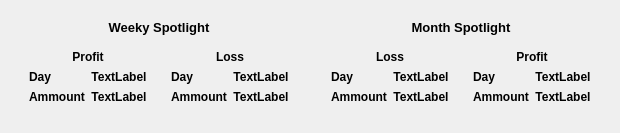
                 <widget class="QWidget" name="widget_16" native="true">
                  <layout class="QHBoxLayout" name="horizontalLayout_58">
                   <item>
                    <widget class="QWidget" name="widget" native="true">
                     <layout class="QHBoxLayout" name="horizontalLayout_26">
                      <item>
                       <layout class="QVBoxLayout" name="verticalLayout_15">
                        <item>
                         <widget class="QLabel" name="weeklyspotlightlabel">
                          <property name="font">
                           <font>
                            <pointsize>10</pointsize>
                            <bold>true</bold>
                           </font>
                          </property>
                          <property name="text">
                           <string>Weeky Spotlight</string>
                          </property>
                          <property name="alignment">
                           <set>Qt::AlignCenter</set>
                          </property>
                         </widget>
                        </item>
                        <item>
                         <layout class="QHBoxLayout" name="horizontalLayout_22">
                          <item>
                           <widget class="QWidget" name="widget_9" native="true">
                            <layout class="QHBoxLayout" name="horizontalLayout_41">
                             <item>
                              <layout class="QVBoxLayout" name="verticalLayout_17">
                               <item>
                                <widget class="QLabel" name="weeklybuylabel">
                                 <property name="font">
                                  <font>
                                   <bold>true</bold>
                                  </font>
                                 </property>
                                 <property name="text">
                                  <string>Profit</string>
                                 </property>
                                 <property name="alignment">
                                  <set>Qt::AlignCenter</set>
                                 </property>
                                </widget>
                               </item>
                               <item>
                                <layout class="QHBoxLayout" name="horizontalLayout_28">
                                 <item>
                                  <widget class="QLabel" name="weekyprofdaylabel">
                                   <property name="font">
                                    <font>
                                     <bold>true</bold>
                                    </font>
                                   </property>
                                   <property name="text">
                                    <string>Day</string>
                                   </property>
                                   <property name="alignment">
                                    <set>Qt::AlignLeading|Qt::AlignLeft|Qt::AlignVCenter</set>
                                   </property>
                                  </widget>
                                 </item>
                                 <item>
                                  <widget class="QLabel" name="flweekyprofday">
                                   <property name="font">
                                    <font>
                                     <bold>true</bold>
                                    </font>
                                   </property>
                                   <property name="text">
                                    <string>TextLabel</string>
                                   </property>
                                   <property name="alignment">
                                    <set>Qt::AlignCenter</set>
                                   </property>
                                  </widget>
                                 </item>
                                </layout>
                               </item>
                               <item>
                                <layout class="QHBoxLayout" name="horizontalLayout_29">
                                 <item>
                                  <widget class="QLabel" name="weeklyprofammountlabel">
                                   <property name="font">
                                    <font>
                                     <bold>true</bold>
                                    </font>
                                   </property>
                                   <property name="text">
                                    <string>Ammount</string>
                                   </property>
                                   <property name="alignment">
                                    <set>Qt::AlignLeading|Qt::AlignLeft|Qt::AlignVCenter</set>
                                   </property>
                                  </widget>
                                 </item>
                                 <item>
                                  <widget class="QLabel" name="flweeklyprofammount">
                                   <property name="font">
                                    <font>
                                     <bold>true</bold>
                                    </font>
                                   </property>
                                   <property name="text">
                                    <string>TextLabel</string>
                                   </property>
                                   <property name="alignment">
                                    <set>Qt::AlignCenter</set>
                                   </property>
                                  </widget>
                                 </item>
                                </layout>
                               </item>
                              </layout>
                             </item>
                            </layout>
                           </widget>
                          </item>
                          <item>
                           <widget class="QWidget" name="widget_2" native="true">
                            <layout class="QHBoxLayout" name="horizontalLayout_23">
                             <item>
                              <layout class="QVBoxLayout" name="verticalLayout_16">
                               <item>
                                <widget class="QLabel" name="weelylosslabel">
                                 <property name="font">
                                  <font>
                                   <bold>true</bold>
                                  </font>
                                 </property>
                                 <property name="text">
                                  <string>Loss</string>
                                 </property>
                                 <property name="alignment">
                                  <set>Qt::AlignCenter</set>
                                 </property>
                                </widget>
                               </item>
                               <item>
                                <layout class="QHBoxLayout" name="horizontalLayout_24">
                                 <item>
                                  <widget class="QLabel" name="weekylossdaylabel">
                                   <property name="font">
                                    <font>
                                     <bold>true</bold>
                                    </font>
                                   </property>
                                   <property name="text">
                                    <string>Day</string>
                                   </property>
                                   <property name="alignment">
                                    <set>Qt::AlignLeading|Qt::AlignLeft|Qt::AlignVCenter</set>
                                   </property>
                                  </widget>
                                 </item>
                                 <item>
                                  <widget class="QLabel" name="flweekylossday">
                                   <property name="font">
                                    <font>
                                     <bold>true</bold>
                                    </font>
                                   </property>
                                   <property name="text">
                                    <string>TextLabel</string>
                                   </property>
                                   <property name="alignment">
                                    <set>Qt::AlignCenter</set>
                                   </property>
                                  </widget>
                                 </item>
                                </layout>
                               </item>
                               <item>
                                <layout class="QHBoxLayout" name="horizontalLayout_25">
                                 <item>
                                  <widget class="QLabel" name="weeklylossammountlabel">
                                   <property name="font">
                                    <font>
                                     <bold>true</bold>
                                    </font>
                                   </property>
                                   <property name="text">
                                    <string>Ammount</string>
                                   </property>
                                   <property name="alignment">
                                    <set>Qt::AlignLeading|Qt::AlignLeft|Qt::AlignVCenter</set>
                                   </property>
                                  </widget>
                                 </item>
                                 <item>
                                  <widget class="QLabel" name="flweeklylossammount">
                                   <property name="font">
                                    <font>
                                     <bold>true</bold>
                                    </font>
                                   </property>
                                   <property name="text">
                                    <string>TextLabel</string>
                                   </property>
                                   <property name="alignment">
                                    <set>Qt::AlignCenter</set>
                                   </property>
                                  </widget>
                                 </item>
                                </layout>
                               </item>
                              </layout>
                             </item>
                            </layout>
                           </widget>
                          </item>
                         </layout>
                        </item>
                       </layout>
                      </item>
                     </layout>
                    </widget>
                   </item>
                   <item>
                    <widget class="QWidget" name="widget_8" native="true">
                     <layout class="QHBoxLayout" name="horizontalLayout_21">
                      <item>
                       <layout class="QVBoxLayout" name="verticalLayout_19">
                        <item>
                         <widget class="QLabel" name="monthlyspotlightlabel">
                          <property name="font">
                           <font>
                            <pointsize>10</pointsize>
                            <bold>true</bold>
                           </font>
                          </property>
                          <property name="text">
                           <string>Month Spotlight</string>
                          </property>
                          <property name="alignment">
                           <set>Qt::AlignCenter</set>
                          </property>
                         </widget>
                        </item>
                        <item>
                         <layout class="QHBoxLayout" name="horizontalLayout_20">
                          <item>
                           <widget class="QWidget" name="widget_12" native="true">
                            <layout class="QHBoxLayout" name="horizontalLayout_33">
                             <item>
                              <layout class="QVBoxLayout" name="verticalLayout_22">
                               <item>
                                <widget class="QLabel" name="monthlosslabel">
                                 <property name="font">
                                  <font>
                                   <bold>true</bold>
                                  </font>
                                 </property>
                                 <property name="text">
                                  <string>Loss</string>
                                 </property>
                                 <property name="alignment">
                                  <set>Qt::AlignCenter</set>
                                 </property>
                                </widget>
                               </item>
                               <item>
                                <layout class="QHBoxLayout" name="horizontalLayout_34">
                                 <item>
                                  <widget class="QLabel" name="monthlossdaylabel">
                                   <property name="font">
                                    <font>
                                     <bold>true</bold>
                                    </font>
                                   </property>
                                   <property name="text">
                                    <string>Day</string>
                                   </property>
                                   <property name="alignment">
                                    <set>Qt::AlignLeading|Qt::AlignLeft|Qt::AlignVCenter</set>
                                   </property>
                                  </widget>
                                 </item>
                                 <item>
                                  <widget class="QLabel" name="flmonthlossday">
                                   <property name="font">
                                    <font>
                                     <bold>true</bold>
                                    </font>
                                   </property>
                                   <property name="text">
                                    <string>TextLabel</string>
                                   </property>
                                   <property name="alignment">
                                    <set>Qt::AlignCenter</set>
                                   </property>
                                  </widget>
                                 </item>
                                </layout>
                               </item>
                               <item>
                                <layout class="QHBoxLayout" name="horizontalLayout_35">
                                 <item>
                                  <widget class="QLabel" name="monthlossammountlabel">
                                   <property name="font">
                                    <font>
                                     <bold>true</bold>
                                    </font>
                                   </property>
                                   <property name="text">
                                    <string>Ammount</string>
                                   </property>
                                   <property name="alignment">
                                    <set>Qt::AlignLeading|Qt::AlignLeft|Qt::AlignVCenter</set>
                                   </property>
                                  </widget>
                                 </item>
                                 <item>
                                  <widget class="QLabel" name="flmonthlossammount">
                                   <property name="font">
                                    <font>
                                     <bold>true</bold>
                                    </font>
                                   </property>
                                   <property name="text">
                                    <string>TextLabel</string>
                                   </property>
                                   <property name="alignment">
                                    <set>Qt::AlignCenter</set>
                                   </property>
                                  </widget>
                                 </item>
                                </layout>
                               </item>
                              </layout>
                             </item>
                            </layout>
                           </widget>
                          </item>
                          <item>
                           <widget class="QWidget" name="widget_11" native="true">
                            <layout class="QHBoxLayout" name="horizontalLayout_30">
                             <item>
                              <layout class="QVBoxLayout" name="verticalLayout_21">
                               <item>
                                <widget class="QLabel" name="montbuylabel">
                                 <property name="font">
                                  <font>
                                   <bold>true</bold>
                                  </font>
                                 </property>
                                 <property name="text">
                                  <string>Profit</string>
                                 </property>
                                 <property name="alignment">
                                  <set>Qt::AlignCenter</set>
                                 </property>
                                </widget>
                               </item>
                               <item>
                                <layout class="QHBoxLayout" name="horizontalLayout_31">
                                 <item>
                                  <widget class="QLabel" name="montprofdaylabel_2">
                                   <property name="font">
                                    <font>
                                     <bold>true</bold>
                                    </font>
                                   </property>
                                   <property name="text">
                                    <string>Day</string>
                                   </property>
                                   <property name="alignment">
                                    <set>Qt::AlignLeading|Qt::AlignLeft|Qt::AlignVCenter</set>
                                   </property>
                                  </widget>
                                 </item>
                                 <item>
                                  <widget class="QLabel" name="flmontprofday">
                                   <property name="font">
                                    <font>
                                     <bold>true</bold>
                                    </font>
                                   </property>
                                   <property name="text">
                                    <string>TextLabel</string>
                                   </property>
                                   <property name="alignment">
                                    <set>Qt::AlignCenter</set>
                                   </property>
                                  </widget>
                                 </item>
                                </layout>
                               </item>
                               <item>
                                <layout class="QHBoxLayout" name="horizontalLayout_32">
                                 <item>
                                  <widget class="QLabel" name="monthprofammountlabel">
                                   <property name="font">
                                    <font>
                                     <bold>true</bold>
                                    </font>
                                   </property>
                                   <property name="text">
                                    <string>Ammount</string>
                                   </property>
                                   <property name="alignment">
                                    <set>Qt::AlignLeading|Qt::AlignLeft|Qt::AlignVCenter</set>
                                   </property>
                                  </widget>
                                 </item>
                                 <item>
                                  <widget class="QLabel" name="flmonthprofammount">
                                   <property name="font">
                                    <font>
                                     <bold>true</bold>
                                    </font>
                                   </property>
                                   <property name="text">
                                    <string>TextLabel</string>
                                   </property>
                                   <property name="alignment">
                                    <set>Qt::AlignCenter</set>
                                   </property>
                                  </widget>
                                 </item>
                                </layout>
                               </item>
                              </layout>
                             </item>
                            </layout>
                           </widget>
                          </item>
                         </layout>
                        </item>
                       </layout>
                      </item>
                     </layout>
                    </widget>
                   </item>
                  </layout>
                 </widget>
